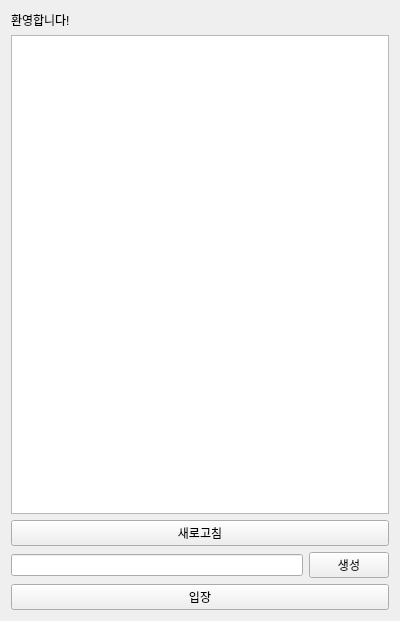
<?xml version="1.0" encoding="UTF-8"?>
<ui version="4.0">
 <class>RoomListUI</class>
 <widget class="QWidget" name="RoomListUI">
  <property name="geometry">
   <rect>
    <x>0</x>
    <y>0</y>
    <width>400</width>
    <height>621</height>
   </rect>
  </property>
  <property name="minimumSize">
   <size>
    <width>0</width>
    <height>300</height>
   </size>
  </property>
  <property name="windowTitle">
   <string>Form</string>
  </property>
  <layout class="QVBoxLayout" name="verticalLayout_2">
   <item>
    <layout class="QVBoxLayout" name="verticalLayout">
     <item>
      <widget class="QLabel" name="welcomeLabel">
       <property name="text">
        <string>환영합니다!</string>
       </property>
      </widget>
     </item>
     <item>
      <widget class="QListWidget" name="chatListWidget"/>
     </item>
     <item>
      <widget class="QPushButton" name="resetRoomListButton">
       <property name="text">
        <string>새로고침</string>
       </property>
      </widget>
     </item>
     <item>
      <layout class="QHBoxLayout" name="horizontalLayout">
       <item>
        <widget class="QLineEdit" name="createRoomLineEdit"/>
       </item>
       <item>
        <widget class="QPushButton" name="createRoomButton">
         <property name="text">
          <string>생성</string>
         </property>
        </widget>
       </item>
      </layout>
     </item>
     <item>
      <widget class="QPushButton" name="enterRoomButton">
       <property name="text">
        <string>입장</string>
       </property>
      </widget>
     </item>
    </layout>
   </item>
  </layout>
 </widget>
 <resources/>
 <connections/>
</ui>
